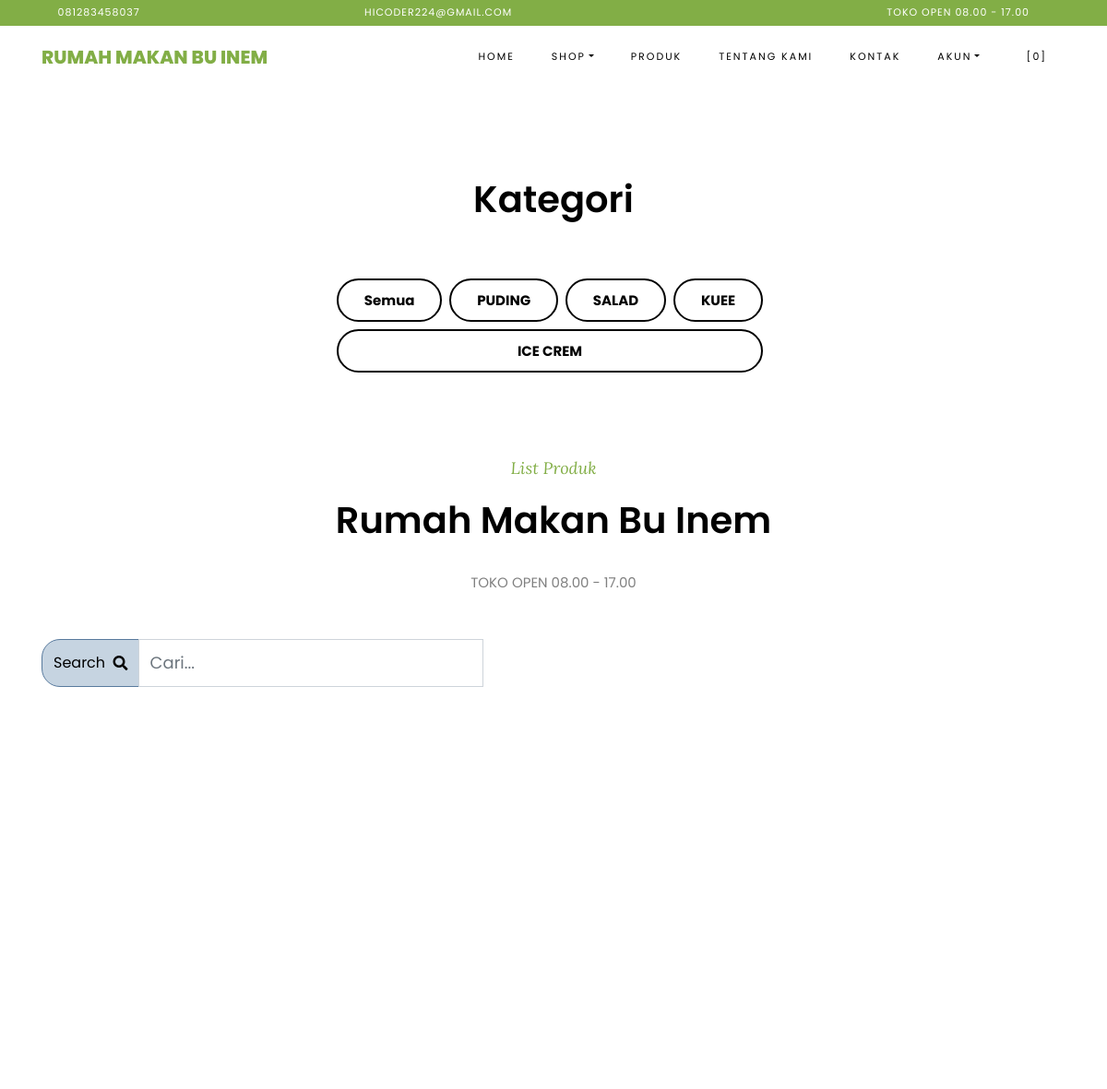
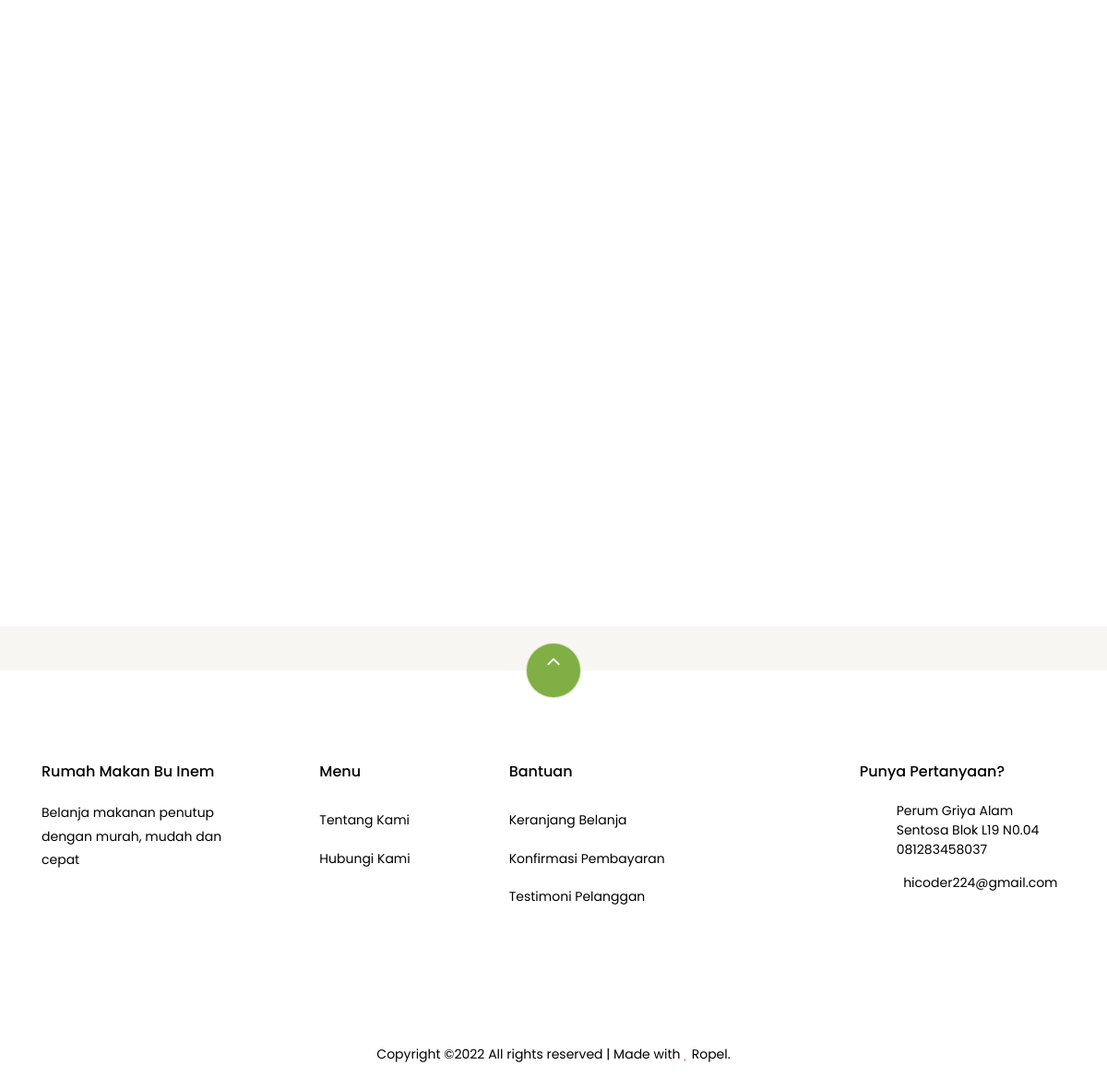
Page /index.php/product on the earlier database version (2 pictures, top to bottom).
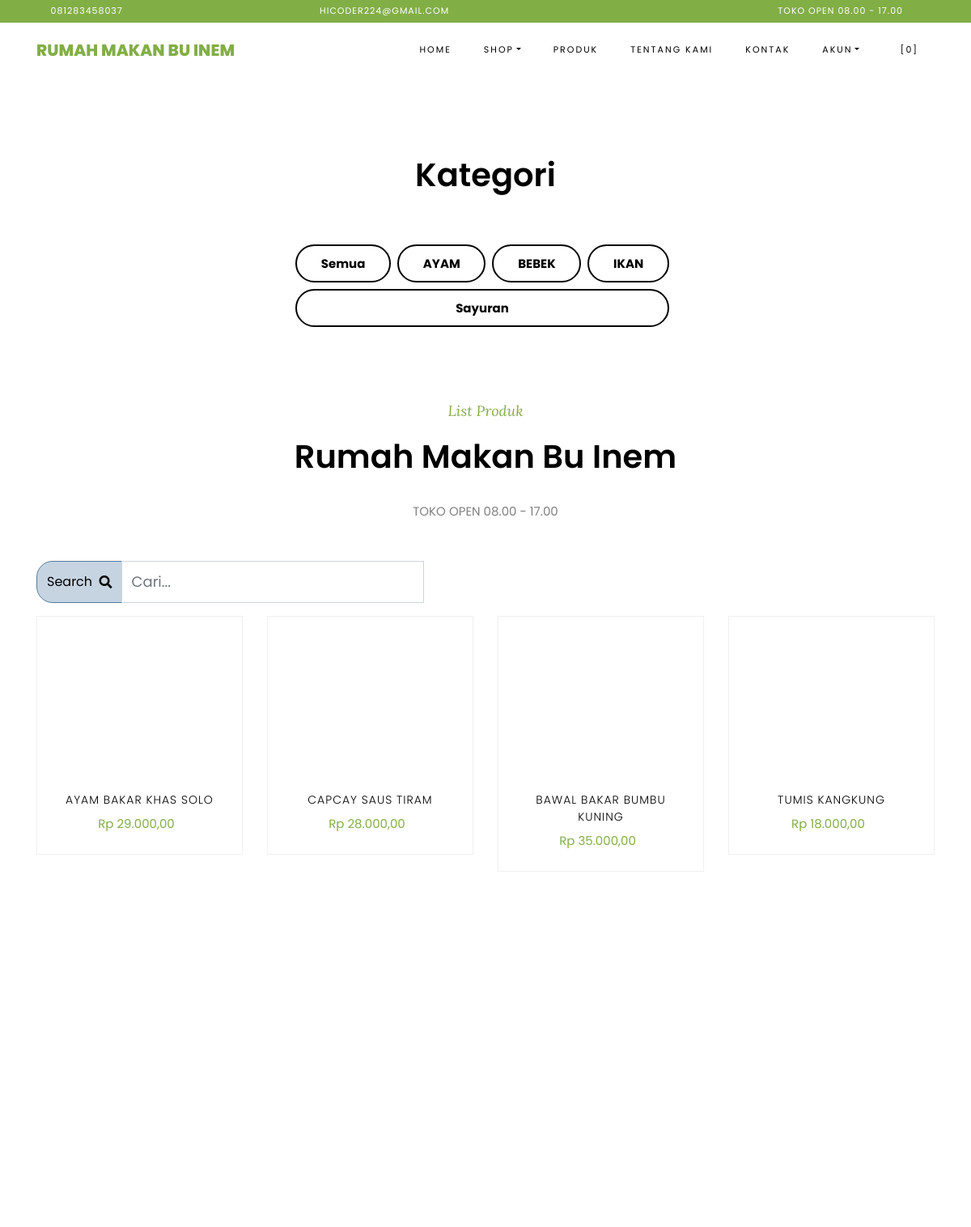
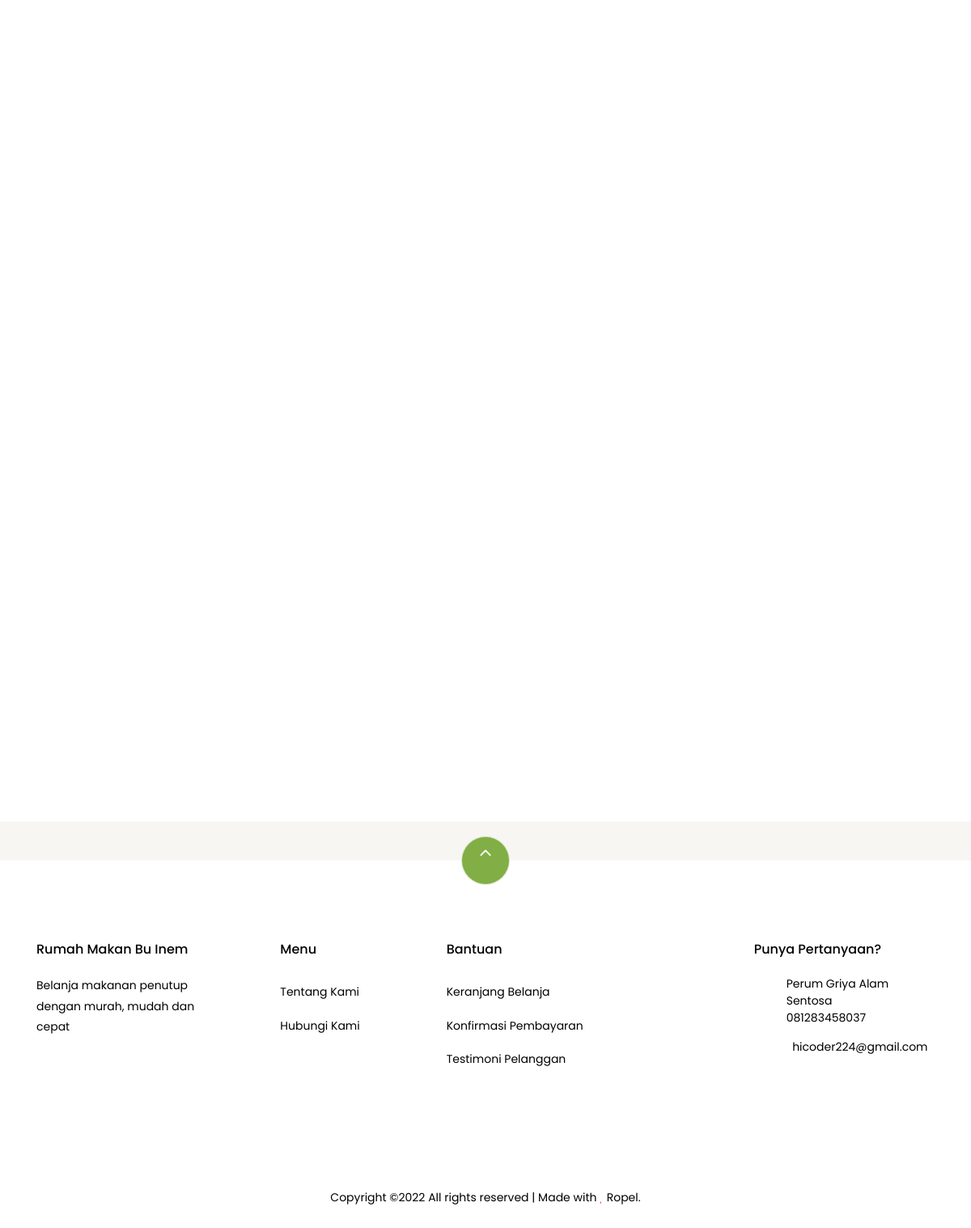
Same page on the later database version (2 pictures, top to bottom).
### tables this page shows
CREATE TABLE `product_category` (
  `id` int(10) NOT NULL,
  `name` varchar(191) NOT NULL
);

CREATE TABLE `settings` (
  `id` int(10) NOT NULL,
  `key` varchar(32) NOT NULL,
  `content` text NOT NULL
);

CREATE TABLE `products` (
  `id` bigint(20) NOT NULL,
  `category_id` int(10) DEFAULT NULL,
  `sku` varchar(32) DEFAULT NULL,
  `name` varchar(70) NOT NULL,
  `description` varchar(191) DEFAULT NULL,
  `picture_name` varchar(191) DEFAULT NULL,
  `price` decimal(8,2) NOT NULL,
  `current_discount` decimal(8,2) DEFAULT 0.00,
  `stock` int(10) NOT NULL,
  `product_unit` varchar(32) DEFAULT NULL,
  `is_available` tinyint(1) DEFAULT 1,
  `add_date` datetime DEFAULT NULL
);

### application/helpers/themes_helper.php (called while the page is built, shortened)
<?php
if ( ! function_exists('get_theme_name'))
{
    function get_theme_name() {
        $current_theme = get_settings('current_theme_name');
        return ($current_theme) ? $current_theme : false;
    }
}
if ( ! function_exists('get_template_part'))
{
    function get_template_part($file_name = null, $params = array()) {
        if ($file_name !== '') {
            $current_theme = get_theme_name();
            if ( file_exists($file_location = VIEWPATH .'themes/'. $current_theme .'/'. $file_name .'.php')) {
                $CI =& get_instance();
                $CI->load->view('themes/'. $current_theme .'/'. $file_name, $params);
            }
            else {
                echo '<div>Kesalahan: berkas tema <b>'. $file_name .'.php</b> tidak ditemukan.<br>Lokasi berkas: <b>'. $file_location .'</b></div>';
            }
        }
    }
}
if ( ! function_exists('get_footer'))
{
    function get_footer($params = array()) {
        get_template_part('footer', $params);
    }
}

### application/controllers/Product.php (called while the page is built, shortened)
<?php
class Product extends CI_Controller
{
    public function index()
    {
        $products['products'] = $this->product->get_alll_products();
        $products['reviews'] = $this->review->get_all_reviews();
        $products['kategori'] = $this->product->get_kategori();
        $products['recomended'] = $this->product->product_recomended();
        get_template_part('shop/product', $products);
        get_footer();
    }
}

### index.php (called while the page is built, shortened)
<?php
require_once BASEPATH.'core/CodeIgniter.php';

### application/models/Product_model.php (called while the page is built, shortened)
<?php
class Product_model extends CI_Model
{
    public function product_recomended()
    {
        $query = "select p.* From orders o join order_items oi on o.id = oi.order_id join products p on oi.product_id = p.id WHERE o.order_status=4 AND (o.payment_method=1 OR o.payment_method=3) OR o.payment_method = 2 AND o.order_status = 3 group by p.name order by count(oi.order_qty) Desc LIMIT 8";
        return $this->db->query($query)->result();
    }
    public function get_kategori()
    {
        return $this->db->get('product_category')->result();
    }
    public function get_alll_products()
    {
        return $this->db->order_by('id', 'DESC')->get('products')->result();
    }
}

### application/helpers/session_helper.php (called while the page is built, shortened)
<?php
if (!function_exists('init')) {
    function init()
    {
        $CI = &get_instance();
        return $CI;
    }
}
if (!function_exists('session_data')) {
    function session_data()
    {
        $CI = init();
        $read_session_in_cookie = get_cookie('__ACTIVE_SESSION_DATA');
        $read_session_in_session = $CI->session->userdata('__ACTIVE_SESSION_DATA');
        if ($read_session_in_cookie) {
            $read_data = $CI->encryption->decrypt($read_session_in_cookie);
            $read_data = json_decode($read_data);
            return $read_data;
        } else if ($read_session_in_session) {
            $read_data = $CI->encryption->decrypt($read_session_in_session);
            $read_data = json_decode($read_data);
            return $read_data;
        } else {
            $default_session = new stdClass();
            $default_session->is_login = FALSE;
            $default_session->user_id = 0;
            $default_session->login_at = 0;
            $default_session->remember_me = FALSE;
            return $default_session;
        }
    }
}

### application/helpers/global_helper.php (called while the page is built, shortened)
<?php
if (!function_exists('get_settings')) {
    function get_settings($key = '')
    {
        $CI = &get_instance();
        $row = $CI->db
            ->select('content')
            ->where('key', $key)
            ->get('settings')
            ->row();
        return $row->content;
    }
}
if (!function_exists('get_store_name')) {
    function get_store_name()
    {
        return get_settings('store_name');
    }
}
if (!function_exists('format_rupiah')) {
    function format_rupiah($rp)
    {
        return number_format($rp, 2, ',', '.');
    }
}

### application/models/Review_model.php (called while the page is built, shortened)
<?php
class Review_model extends CI_Model
{
    public function get_all_reviews()
    {
        $reviews = $this->db->query("
            SELECT r.*, o.order_number, c.*
            FROM reviews r
            JOIN orders o
                ON o.id = r.order_id
            JOIN customers c
                ON c.user_id = r.user_id
        ");
        return $reviews->result();
    }
}

### application/views/themes/vegefoods/shop/product.php (the view, shortened to what the changed rows need)
<section class="ftco-section">
    <div class="container">
        <div class="row justify-content-center mb-3 pb-3">
            <div class="col-md-12 heading-section text-center ftco-animate">
                <h2 class="mb-4">Kategori</h2>
            </div>
        </div>
    </div>
    <div class="col-md-5 ftco-animate" style="margin-left:auto; margin-right:auto; margin-bottom:80px;  ">
        <ul class="nav nav-pills nav-fill flex-column flex-sm-row " id="tabs-text" role="tablist">
            <?php foreach ($kategori as $data) { ?>
                <li class="nav-item mb-2 mr-2" style="border: 2px solid black; border-radius:17.25rem;">
                    <a class=" nav-link mb-sm-3 mb-md-0 kategori" data-kategori="<?= $data->id ?>" id="tabs-text-2-tab" data-toggle="tab" href="" role="tab" aria-controls="tabs-text-2" aria-selected="false"><b><?= $data->name ?></b></a>
                </li>
            <?php } ?>
        </ul>
    </div>
    <div class="container">
        <div class="row justify-content-center mb-3 pb-3">
            <div class="col-md-12 heading-section text-center ftco-animate">
                <h2 class="mb-4"><?php echo get_store_name(); ?></h2>
            </div>
        </div>
    </div>
    <div id="ganti">
        <div class="container">
            <div class="row">
                <?php if (count($products) > 0) : ?>
                    <?php foreach ($products as $product) : ?>
                        <div class="col-md-2 col-lg-3 ftco-animate">
                            <div class="product">
                                <a href="<?php echo site_url('shop/product/' . $product->id . '/' . $product->sku . '/'); ?>" class="img-prod">
                                </a>
                                <div class="text py-3 pb-4 px-3 text-center">
                                    <h3><a href="<?php echo site_url('shop/product/' . $product->id . '/' . $product->sku . '/'); ?>"><?php echo $product->name; ?></a></h3>
                                    <div class="d-flex">
                                        <div class="pricing">
                                            <p class="price">
                                                <?php if ($product->current_discount > 0) : ?>
                                                    <span class="mr-2 price-dc">Rp <?php echo format_rupiah($product->price); ?></span><span class="price-sale">Rp <?php echo format_rupiah($product->price - $product->current_discount); ?></span>
                                                <?php else : ?>
                                                    <span class="mr-2"><span class="price-sale">Rp <?php echo format_rupiah($product->price - $product->current_discount); ?></span>
                                                    <?php endif; ?>
                                            </p>
                                        </div>
                                    </div>
                                </div>
                            </div>
                        </div>
                    <?php endforeach; ?>
                <?php else : ?>
                <?php endif; ?>
            </div>
        </div>
    </div>
</section>

### application/views/themes/vegefoods/footer.php (shortened to what the changed rows need)
<section class="ftco-section ftco-no-pt ftco-no-pb py-5 bg-light">
  <div class="container py-4">
  </div>
</section>
<footer class="ftco-footer ftco-section ftco-animated">
  <div class="container">
    <div class="row">
      <div class="mouse">
        <a href="#" class="mouse-icon">
          <div class="mouse-wheel"><span class="ion-ios-arrow-up"></span></div>
        </a>
      </div>
    </div>
    <div class="row mb-5">
      <div class="col-md">
        <div class="ftco-footer-widget mb-4">
          <h2 class="ftco-heading-2"><?php echo get_store_name(); ?></h2>
          <p><?php echo get_settings('store_description'); ?></p>
          <ul class="ftco-footer-social list-unstyled float-md-left float-lft mt-5">
          </ul>
        </div>
      </div>
      <div class="col-md">
        <div class="ftco-footer-widget mb-4 ml-md-5">
          <h2 class="ftco-heading-2">Menu</h2>
          <ul class="list-unstyled">
            <li><a href="<?php echo site_url('pages/about'); ?>" class="py-2 d-block">Tentang Kami</a></li>
            <li><a href="<?php echo site_url('pages/contact'); ?>" class="py-2 d-block">Hubungi Kami</a></li>
          </ul>
        </div>
      </div>
      <div class="col-md-4">
        <div class="ftco-footer-widget mb-4">
          <h2 class="ftco-heading-2">Bantuan</h2>
          <div class="d-flex">
            <ul class="list-unstyled mr-l-5 pr-l-3 mr-4">
              <li><a href="<?php echo site_url('shop/cart'); ?>" class="py-2 d-block">Keranjang Belanja</a></li>
              <li><a href="<?php echo site_url('customer/payments/confirm'); ?>" class="py-2 d-block">Konfirmasi Pembayaran</a></li>
              <li><a href="<?php echo site_url('shop/testimonial'); ?>" class="py-2 d-block">Testimoni Pelanggan</a></li>
            </ul>
          </div>
        </div>
      </div>
      <div class="col-md">
        <div class="ftco-footer-widget mb-4">
          <h2 class="ftco-heading-2">Punya Pertanyaan?</h2>
          <div class="block-23 mb-3">
            <ul>
              <li><span class="icon icon-map-marker"></span><span class="text"><?php echo get_settings('store_address'); ?></span></li>
              <li><a href="https://wa.me/6281283458037?text=Saya%20ingin%20Bertanya"><span class="icon icon-phone"></span><span class="text"><?php echo get_settings('store_phone_number'); ?></span></a></li>
              <li><a href="mailto:wibowosatrio2002@gmail.com"><span class="icon icon-envelope"></span>&nbsp;&nbsp;<span class="text"> <?php echo get_settings('store_email'); ?></span></a></li>
            </ul>
          </div>
        </div>
      </div>
    </div>
    <div class="row">
      <div class="col-md-12 text-center">
        <p>
          Copyright &copy; All rights reserved | Made with <i class="icon-heart text-danger" aria-hidden="true"></i> Ropel.
        </p>
      </div>
    </div>
  </div>
</footer>
</body>
</html>

Differences in the rows shown:
changed product_category: name "PUDING" → "AYAM"
changed product_category: name "SALAD" → "BEBEK"
changed product_category: name "KUEE" → "IKAN"
changed product_category: name "ICE CREM" → "Sayuran"
now on this page (row edited): products: name "AYAM BAKAR KHAS SOLO", format_rupiah($product->price - $product->current_discount) "29.000,00"
now on this page (row edited): products: name "CAPCAY SAUS TIRAM", format_rupiah($product->price - $product->current_discount) "28.000,00"
now on this page (row edited): products: name "BAWAL BAKAR BUMBU KUNING", format_rupiah($product->price - $product->current_discount) "35.000,00"
now on this page (row edited): products: name "TUMIS KANGKUNG", format_rupiah($product->price - $product->current_discount) "18.000,00"
changed settings: content "Perum Griya Alam Sentosa Blok L19 N0.04" → "Perum Griya Alam Sentosa"
